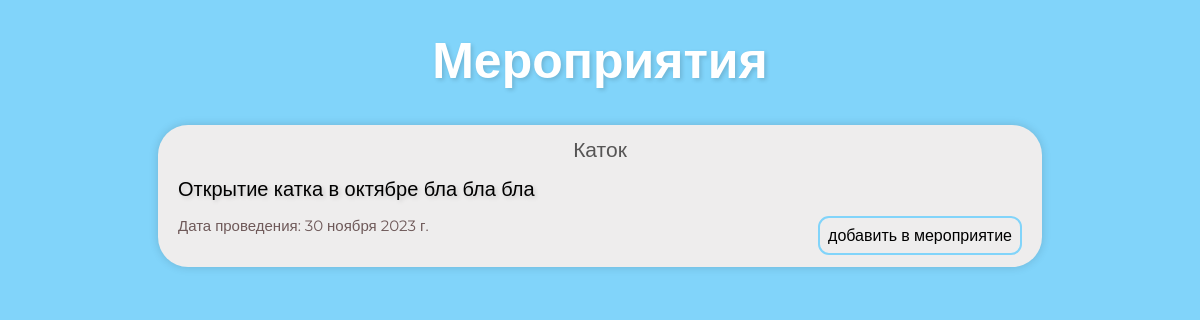
Before: /events with the older database file.
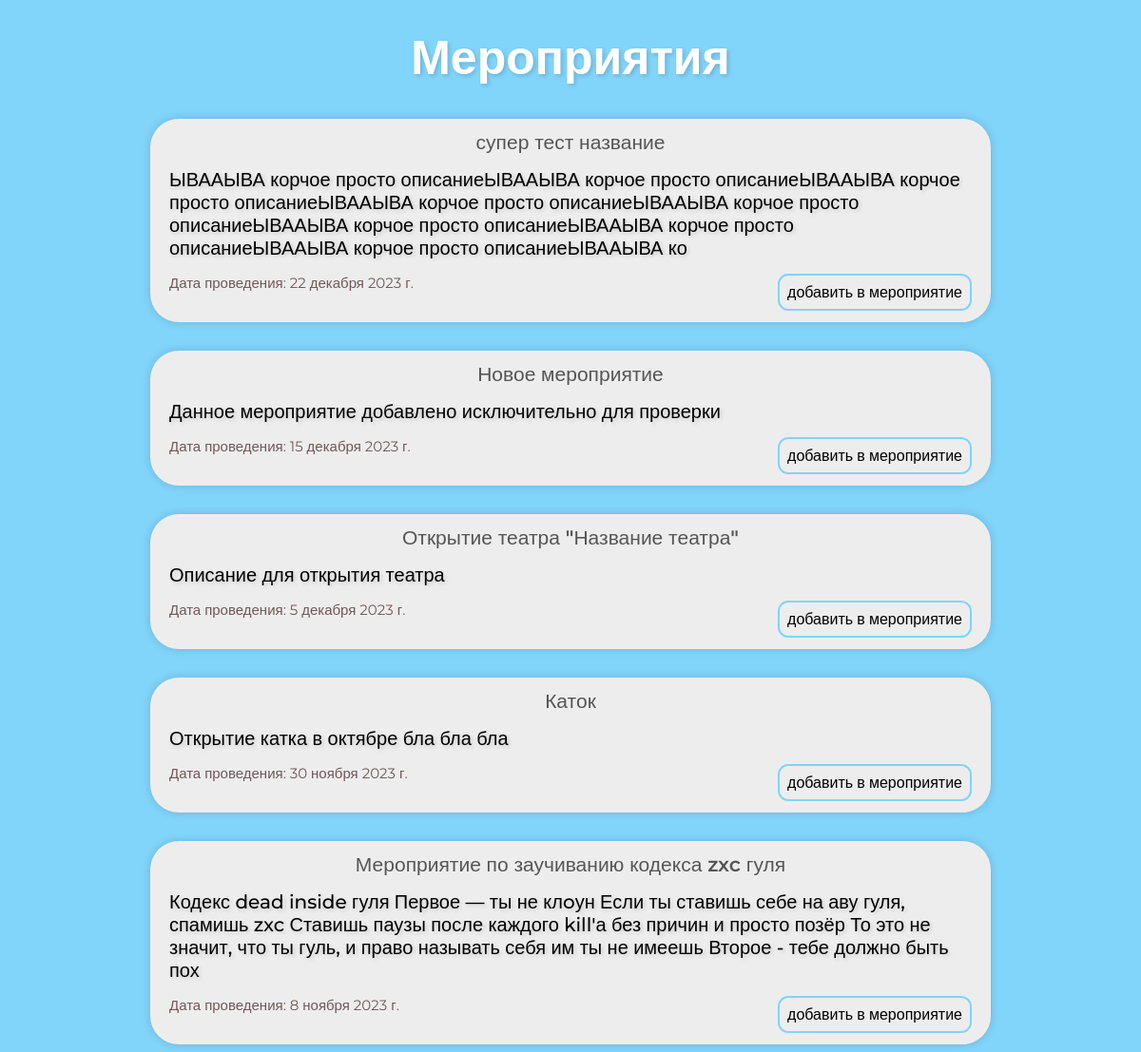
After: the same page with the newer database file.
### events/models.py (models this page shows, shortened)
class Events(models.Model):
    title = models.CharField('Название', max_length=155)
    description = models.CharField('Описание', max_length=250)
    full_text = models.TextField('Мероприятие')
    date = models.DateField('Дата мероприятия')
    class Meta:
        verbose_name = 'Мероприятие'
        verbose_name_plural = 'Мероприятия'

### events/views.py (the view)
# urls.py: path('', views.events, name='events'),
def events(request):
    current_events = Events.objects.order_by('-date')
    return render(request, 'events/events.html', {'current_events': current_events})

### events/templates/events/events.html (shortened to what this page needs)
{% load static %}
<!DOCTYPE html>
<html lang="en">
<head>
    <link rel="stylesheet" type="text/css" href="{% static 'events/styles.css' %}">
</head>
<body>
    <h1 class="events-header">Мероприятия</h1>
    <div class="events-list">
        {% for el in current_events %}
            <div class="block-event">
                <div class="title">{{ el.title }}</div>
                <div class="description">{{ el.description }}</div>
                <span class="date">Дата проведения: {{ el.date }}</span>
                <div class="add-user">добавить в мероприятие</div>
            </div>
        {% endfor %}
    </div>
</body>
</html>

### events/static/events/styles.css (style rules this page uses)
body { background-color: #81d4fa; font-family: 'Montserrat', sans-serif; }
.events-header { margin-top: 30px; text-align: center; color: #fff; text-shadow: 2px 2px 4px rgba(0, 0, 0, 0.15); font-size: 50px; }
.block-event { margin-top: 30px; background-color: #eeeded; padding: 12px 20px 12px 20px; margin-left: 150px; margin-right: 150px; border-radius: 30px; box-shadow: 0 0 10px rgba(0, 0, 0, 0.15); overflow: hidden; }
.title { text-align: center; font-weight: 510; color: #565555; margin-bottom: 15px; font-size: 21px; }
.description { margin-bottom: 15px; font-size: 20px; font-weight: 480; text-shadow: 2px 2px 4px rgba(0, 0, 0, 0.15); }
.date { font-size: 15px; text-align: left; color: #6e5959; }
.add-user { float: right; padding: 8px; border: 2px solid #81d4fa; border-radius: 11px; cursor: pointer; transition: color, background-color, transform 0.2s ease; }

Changed rows visible on the page:
added Events: title "супер тест название", description "ЫВААЫВА корчое просто описаниеЫВААЫВА корчое просто описаниеЫВААЫВА корчое просто описаниеЫВААЫВА корчое просто описаниеЫВААЫВА корчое просто описаниеЫВААЫВА корчое просто описаниеЫВААЫВА корчое просто описаниеЫВААЫВА корчое просто описаниеЫВААЫВА ко", date "22 декабря 2023 г."
added Events: title "Новое мероприятие", description "Данное мероприятие добавлено исключительно для проверки", date "15 декабря 2023 г."
added Events: title "Открытие театра \"Название театра\"", description "Описание для открытия театра", date "5 декабря 2023 г."
added Events: title "Мероприятие по заучиванию кодекса zxc гуля", description "Кодекс dead inside гуля Первое — ты не клoун Если ты ставишь себе на аву гуля, спамишь zxc Ставишь паузы после каждого kill'а без причин и просто позёр То это не значит, что ты гуль, и право называть себя им ты не имеешь Второе - тебе должно быть пох", date "8 ноября 2023 г."
